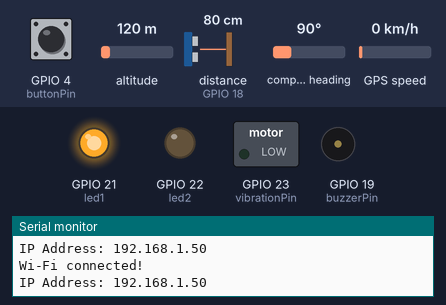
Simulated run of this sketch. Board: ESP32. Parts: switched loads named in the sketch (green lamp = pin HIGH), output pins drawn as LEDs (lit = HIGH), buzzer (waves = sounding), the last lines printed to the serial monitor. Wiring (inferred from the names in the program): ultrasonic range finder: trigger GPIO 5; echo GPIO 18. The inputs (shaded band) are chosen by the test bench; at power-on: distance to the obstacle (sensor on GPIO 18) 80 cm, GPIO 4 (buttonPin) HIGH, altitude 120 m, compass heading 90°, GPS speed 0 km/h. The echo pulse lasts 58.3 µs per cm; WiFi joins after 1.5 s; servers stay silent unless stated; the GPS gets a fix after 3 s at 37.7749, -122.4194 with 8 satellites; pins used as bus, display or sensor lines are not drawn.

Above: at 4.2 s.
4.3 s: distance to the obstacle (sensor on GPIO 18) set to 54 cm
5.8 s: distance to the obstacle (sensor on GPIO 18) set to 46 cm
At 7.2 s:
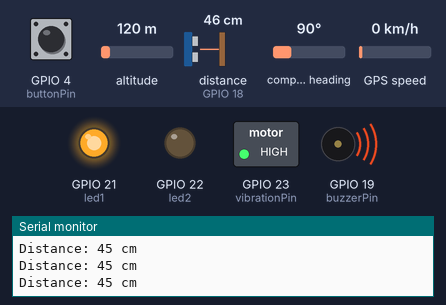
8.9 s: distance to the obstacle (sensor on GPIO 18) set to 60 cm
At 10.1 s:
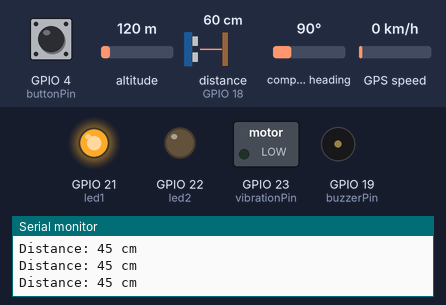
10.4 s: distance to the obstacle (sensor on GPIO 18) set to 2 cm
At 11.0 s:
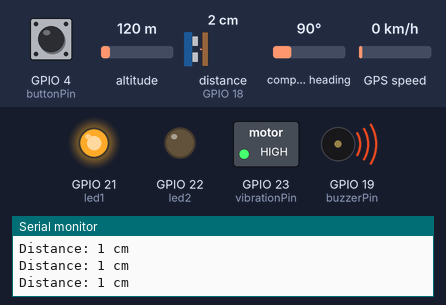
Timing chart, 0 to 12.9 s (numbered marks = the images above; inputs shaded):
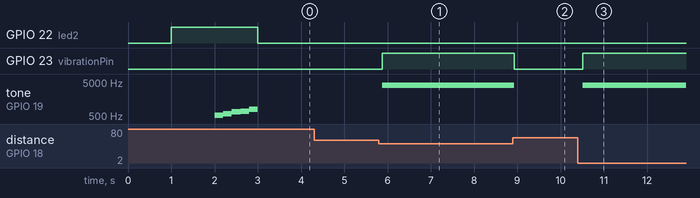

Measured:
- the behaviour switches between 51 and 50 cm on distance to the obstacle (sensor on GPIO 18) (found by bisection; images 0 and 1)
- after the input at 4.3 s, every drawn part: stays the same
- after the input at 5.8 s, GPIO 23 (vibrationPin): LOW → HIGH after 0.08 s; tone on GPIO 19 (buzzerPin): silent → 4000 Hz after 0.08 s
- after the input at 8.9 s, GPIO 23 (vibrationPin): HIGH → LOW at once; tone on GPIO 19 (buzzerPin): 4000 Hz → silent at once
- after the input at 10.4 s, GPIO 23 (vibrationPin): LOW → HIGH after 0.12 s; tone on GPIO 19 (buzzerPin): silent → 4000 Hz after 0.12 s

The sketch:

sketch_dec12a.ino
```cpp
#include <WiFi.h>            // Include the Wi-Fi library for ESP32
#include <TinyGPS++.h>       // Include the TinyGPS++ library
#include <HTTPClient.h>      // Include HTTPClient library for making HTTP requests

TinyGPSPlus gps;              // Create a GPS object
HardwareSerial gpsSerial(1);  // Use UART1 for GPS communication

// GPIO Pin Definitions
const int buttonPin = 4;       // GPIO pin for the button
const int buzzerPin = 19;      // GPIO 19 for Passive Buzzer
const int trigPin = 5;         // GPIO 5 for Ultrasonic Trigger Pin
const int echoPin = 18;        // GPIO 18 for Ultrasonic Echo Pin
const int vibrationPin = 23;   // GPIO 23 for Vibration Module
const int led1 = 21;           // GPIO 21 for Wi-Fi Connected Indicator LED
const int led2 = 22;           // GPIO 22 for Wi-Fi Not Connected Indicator LED

// Ultrasonic Sensor Settings
const int distanceThreshold = 50;  // Trigger at 50 cm distance
const int buzzerFrequency = 4000;  // Resonant frequency for buzzer

// Wi-Fi Credentials
const char* ssid = "CCS-WIFI";       // Replace with your Wi-Fi SSID
const char* password = "Inn0v@teCC$143";     // Replace with your Wi-Fi password

// API Endpoint URLs
const char* alertURL = "https://elemsys-api.vercel.app/alert"; // Alert API URL
const char* periodicURL = "https://elemsys-api.vercel.app/save-coordinates"; // Periodic coordinates API URL

// Function Declarations
void handleUltrasonicSensor();
void handleGPS();
void sendDataToServer(const char* url, float latitude, float longitude);
void updateWiFiStatusLED();
void sendCoordinatesPeriodically();

// Timer for periodic coordinate sending
unsigned long lastSentTime = 0; // Store the last time data was sent
const unsigned long interval = 60000; // 1 minute interval (60,000 ms)

void setup() {
  Serial.begin(115200);       // Start the Serial Monitor
  gpsSerial.begin(9600, SERIAL_8N1, 16, 17);  // Start the GPS Serial (TX = 17, RX = 16)

  // Configure GPIO pins
  pinMode(buttonPin, INPUT_PULLUP);  // Configure the button pin as input with pull-up resistor
  pinMode(buzzerPin, OUTPUT);        // Set buzzer pin as output
  pinMode(trigPin, OUTPUT);          // Set trigger pin as output
  pinMode(echoPin, INPUT);           // Set echo pin as input
  pinMode(vibrationPin, OUTPUT);     // Set vibration module pin as output
  pinMode(led1, OUTPUT);             // Set Wi-Fi Connected LED pin as output
  pinMode(led2, OUTPUT);             // Set Wi-Fi Not Connected LED pin as output

  // Wi-Fi Setup
  Serial.println("Connecting to Wi-Fi...");
  WiFi.begin(ssid, password);  // Start the Wi-Fi connection
  while (WiFi.status() != WL_CONNECTED) {
    delay(1000);
    Serial.print(".");
    updateWiFiStatusLED(); // Update Wi-Fi status LEDs
  }
  Serial.println("\nWi-Fi connected!");
  Serial.print("IP Address: ");
  Serial.println(WiFi.localIP());  // Print the ESP32's IP address
}

void loop() {
  updateWiFiStatusLED();      // Update Wi-Fi status LEDs in the loop
  handleUltrasonicSensor();   // Check and handle ultrasonic sensor
  handleGPS();                // Check and handle GPS
  sendCoordinatesPeriodically(); // Periodically send coordinates
}

// Function to update Wi-Fi status LEDs in real-time
void updateWiFiStatusLED() {
  static bool wasConnected = false; // Track previous Wi-Fi connection state

  if (WiFi.status() == WL_CONNECTED) {
    if (!wasConnected) { // Check if connection state has changed to connected
      Serial.println("Wi-Fi connected!");
      Serial.print("IP Address: ");
      Serial.println(WiFi.localIP());

      // Play a "do re mi fa so" tone sequence
      tone(buzzerPin, 524, 200); // Do (higher)
      delay(200);
      tone(buzzerPin, 588, 200); // Re (higher)
      delay(200);
      tone(buzzerPin, 660, 200); // Mi (higher)
      delay(200);
      tone(buzzerPin, 698, 200); // Fa (higher)
      delay(200);
      tone(buzzerPin, 784, 200); // So (higher)

      delay(200);
      noTone(buzzerPin);

      wasConnected = true;
    }
    digitalWrite(led1, HIGH); // Turn on Wi-Fi Connected LED
    digitalWrite(led2, LOW);  // Turn off Wi-Fi Not Connected LED
  } else {
    if (wasConnected) { // Check if connection state has changed to disconnected
      Serial.println("Wi-Fi disconnected!");
      wasConnected = false;
    }
    digitalWrite(led1, LOW);  // Turn off Wi-Fi Connected LED
    digitalWrite(led2, HIGH); // Turn on Wi-Fi Not Connected LED
  }
}

// Function to handle the ultrasonic sensor
void handleUltrasonicSensor() {
  long duration;
  int distance;

  // Send a 10us pulse to trigger pin
  digitalWrite(trigPin, LOW);
  delayMicroseconds(2);
  digitalWrite(trigPin, HIGH);
  delayMicroseconds(10);
  digitalWrite(trigPin, LOW);

  // Read the echo pin and calculate distance
  duration = pulseIn(echoPin, HIGH);
  distance = duration * 0.034 / 2;  // Convert the duration to distance in cm

  // Print distance for debugging
  if (distance > 0 && distance < distanceThreshold) {
    // Activate buzzer and vibration module
    Serial.print("Distance: ");
    Serial.print(distance);
    Serial.println(" cm");
    tone(buzzerPin, buzzerFrequency);  // Set buzzer to its resonant frequency
    digitalWrite(vibrationPin, HIGH);  // Turn on the vibration module
  } else {
    // Deactivate buzzer and vibration module
    noTone(buzzerPin);                // Turn off the buzzer
    digitalWrite(vibrationPin, LOW);  // Turn off the vibration module
  }

  delay(100);  // Small delay to avoid excessive processing
}

// Function to handle GPS and send data
void handleGPS() {
  while (gpsSerial.available() > 0) {
    char c = gpsSerial.read();
    gps.encode(c);  // Feed the GPS data into the TinyGPS++ library
  }

  int buttonState = digitalRead(buttonPin);
  if (buttonState == LOW) {  // Button is pressed
    if (gps.location.isValid()) {
      float latitude = gps.location.lat();
      float longitude = gps.location.lng();

      // Print GPS coordinates to Serial Monitor
      Serial.print("Latitude: ");
      Serial.println(latitude, 6);
      Serial.print("Longitude: ");
      Serial.println(longitude, 6);

      // Send GPS coordinates to the alert server
      sendDataToServer(alertURL, latitude, longitude);
    } else {
      Serial.println("Waiting for GPS signal...");
    }
    delay(1000);  // Debounce delay
  }
}

// Function to send data to the server
void sendDataToServer(const char* url, float latitude, float longitude) {
  if (WiFi.status() == WL_CONNECTED) {
    HTTPClient http;

    // Prepare the HTTP POST request
    http.begin(url);  // Specify server URL
    http.addHeader("Content-Type", "application/json"); // Set content type to JSON

    // Prepare the JSON payload with latitude and longitude
    String jsonPayload = "{\"latitude\": " + String(latitude, 6) + ", \"longitude\": " + String(longitude, 6) + "}";

    // Send the POST request
    int httpResponseCode = http.POST(jsonPayload);

    // Handle the HTTP response
    if (httpResponseCode > 0) {
      Serial.print("HTTP Response code: ");
      Serial.println(httpResponseCode);
      Serial.println("Data sent successfully.");
    } else {
      Serial.print("Error in sending POST request. Response code: ");
      Serial.println(httpResponseCode);
    }

    // End the HTTP connection
    http.end();
  } else {
    Serial.println("Wi-Fi not connected!");
  }
}

// Function to send coordinates periodically
void sendCoordinatesPeriodically() {
  static bool gpsErrorDisplayed = false; // Flag to track if the error message has been displayed
  unsigned long currentTime = millis();

  if (currentTime - lastSentTime >= interval) {
    if (gps.location.isValid()) {
      float latitude = gps.location.lat();
      float longitude = gps.location.lng();

      // Print GPS coordinates to Serial Monitor
      Serial.println("Sending periodic coordinates:");
      Serial.print("Latitude: ");
      Serial.println(latitude, 6);
      Serial.print("Longitude: ");
      Serial.println(longitude, 6);

      // Send GPS coordinates to the periodic server
      sendDataToServer(periodicURL, latitude, longitude);

      // Update the last sent time
      lastSentTime = currentTime;

      // Reset the error flag as the signal is valid
      gpsErrorDisplayed = false;
    } else if (!gpsErrorDisplayed) {
      // Display the error message only once
      Serial.println("GPS signal is not valid for periodic send.");
      gpsErrorDisplayed = true;
    }
  }
}
```
